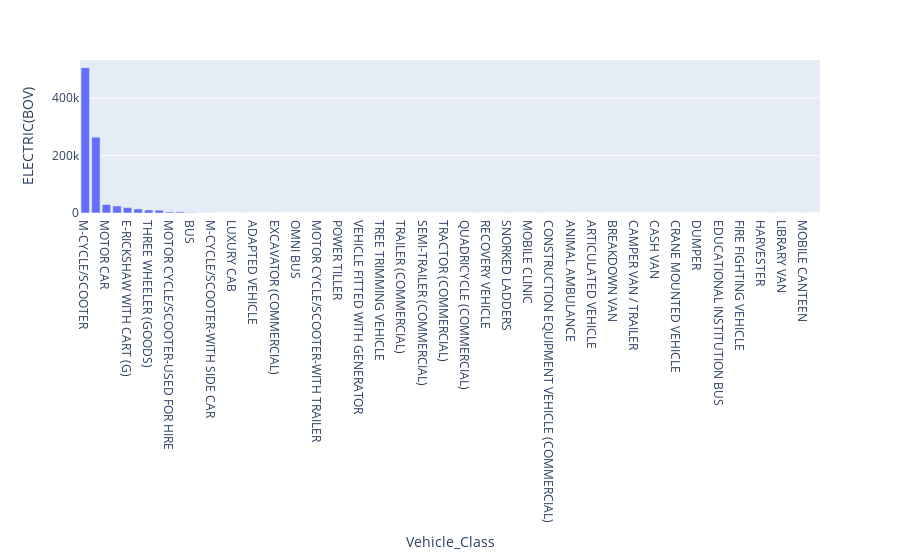

Notebook cell for this chart:
### Code cell
fig = px.bar(data51, x='Vehicle_Class', y="ELECTRIC(BOV)")
fig.show()

### Figure 1 — Plotly figure (JSON) as saved in the notebook; plotly's stock layout.template omitted (floating-point values rounded to 4 significant figures)
{"data": [{"alignmentgroup": "True", "hovertemplate": "Vehicle_Class=%{x}<br>ELECTRIC(BOV)=%{y}<extra></extra>", "legendgroup": "", "marker": {"color": "#636efa", "pattern": {"shape": ""}}, "name": "", "offsetgroup": "", "orientation": "v", "showlegend": false, "textposition": "auto", "type": "bar", "x": ["M-CYCLE/SCOOTER", "E-RICKSHAW(P)", "MOTOR CAR", "MOPED", "E-RICKSHAW WITH CART (G)", "MOTORISED CYCLE (CC > 25CC)", "THREE WHEELER (GOODS)", "THREE WHEELER (PASSENGER)", "MOTOR CYCLE/SCOOTER-USED FOR HIRE", "MOTOR CAB", "BUS", "GOODS CARRIER", "M-CYCLE/SCOOTER-WITH SIDE CAR", "THREE WHEELER (PERSONAL)", "LUXURY CAB", "FORK LIFT", "ADAPTED VEHICLE", "MOTOR CYCLE/SCOOTER-SIDECAR(T)", "EXCAVATOR (COMMERCIAL)", "AGRICULTURAL TRACTOR", "OMNI BUS", "OMNI BUS (PRIVATE USE)", "MOTOR CYCLE/SCOOTER-WITH TRAILER", "PRIVATE SERVICE VEHICLE", "POWER TILLER", "TRAILER (AGRICULTURAL)", "VEHICLE FITTED WITH GENERATOR", "VEHICLE FITTED WITH COMPRESSOR", "TREE TRIMMING VEHICLE", "TRAILER FOR PERSONAL USE", "TRAILER (COMMERCIAL)", "ROAD ROLLER", "SEMI-TRAILER (COMMERCIAL)", "PRIVATE SERVICE VEHICLE (INDIVIDUAL USE)", "TRACTOR (COMMERCIAL)", "TOW TRUCK", "QUADRICYCLE (COMMERCIAL)", "QUADRICYCLE (PRIVATE)", "RECOVERY VEHICLE", "TOWER WAGON", "SNORKED LADDERS", "TRACTOR-TROLLEY(COMMERCIAL)", "MOBILE CLINIC", "MODULAR HYDRAULIC TRAILER", "CONSTRUCTION EQUIPMENT VEHICLE (COMMERCIAL)", "AMBULANCE", "ANIMAL AMBULANCE", "ARMOURED/SPECIALISED VEHICLE", "ARTICULATED VEHICLE", "AUXILIARY TRAILER", "BREAKDOWN VAN", "BULLDOZER", "CAMPER VAN / TRAILER", "CAMPER VAN / TRAILER (PRIVATE USE)", "CASH VAN", "CONSTRUCTION EQUIPMENT VEHICLE", "CRANE MOUNTED VEHICLE", "MOBILE WORKSHOP", "DUMPER", "EARTH MOVING EQUIPMENT", "EDUCATIONAL INSTITUTION BUS", "EXCAVATOR (NT)", "FIRE FIGHTING VEHICLE", "FIRE TENDERS", "HARVESTER", "HEARSES", "LIBRARY VAN", "MAXI CAB", "MOBILE CANTEEN", "VEHICLE FITTED WITH RIG"], "xaxis": "x", "y": [505445, 263638, 29567, 24252, 18860, 13961, 10612, 9621, 3950, 3923, 1788, 379, 260, 104, 61, 45, 18, 6, 3, 3, 2, 1, 1, 1, 1, 1, 0, 0, 0, 0, 0, 0, 0, 0, 0, 0, 0, 0, 0, 0, 0, 0, 0, 0, 0, 0, 0, 0, 0, 0, 0, 0, 0, 0, 0, 0, 0, 0, 0, 0, 0, 0, 0, 0, 0, 0, 0, 0, 0, 0], "yaxis": "y"}], "layout": {"barmode": "relative", "legend": {"tracegroupgap": 0}, "margin": {"t": 60}, "xaxis": {"anchor": "y", "domain": [0, 1], "title": {"text": "Vehicle_Class"}}, "yaxis": {"anchor": "x", "domain": [0, 1], "title": {"text": "ELECTRIC(BOV)"}}}}
